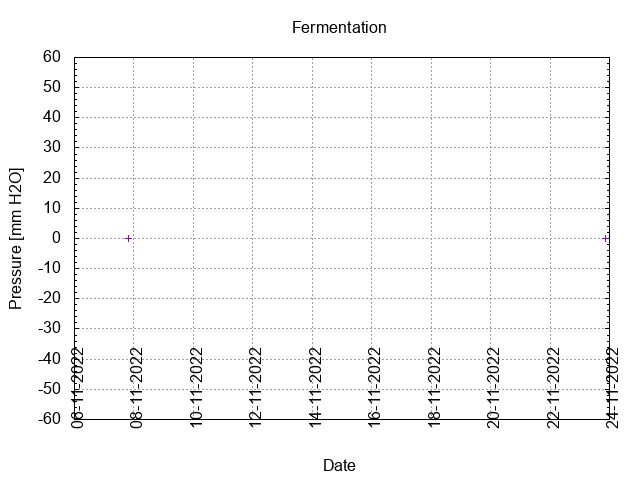

This figure's gnuplot source:
# setup graph
set term png
output_file = "pressure.png"
set output output_file
set title "Fermentation"
set style data points
set ylabel "Pressure [mm H2O]"
set yrange [-60:60]
set grid y
set ytics 10
set mytics 5
set xlabel "Date" offset 0,-4
set grid x
set xtic offset 0,-4.5 rotate by 90
set autoscale x
set xdata time
set timefmt "%d-%m-%Y  %H:%M"
set format x "%d-%m-%Y"
plot "fermentation.data" using 1:4 pt 1 ps 1 title ""
# set output back to default
set output
# reset terminal type
set terminal pop
